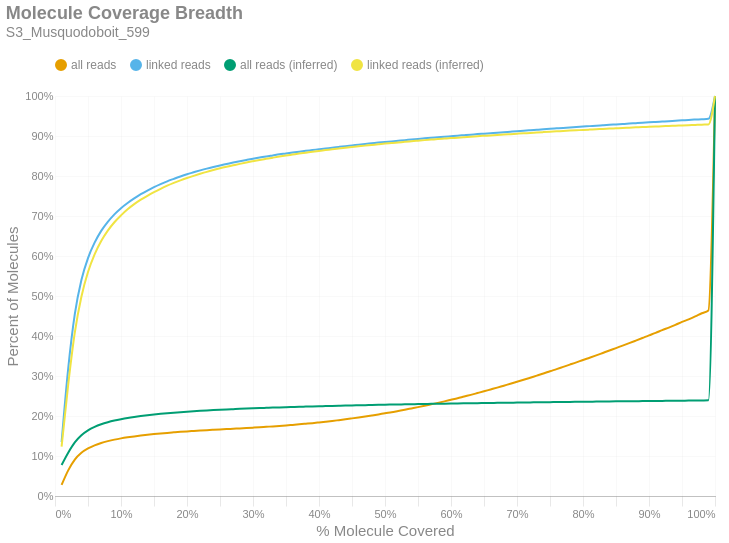

Notebook code cell kept with this figure:
### Markdown cell above
### Molecule Read Coverage
This chart shows molecule coverage breadth as computed by the number of bases aligned to that molecule. In other words, "*how much of each unique long molecule is actually sequenced/aligned?*" Keep in mind there is a distinction between sequences and alignments, since some sequences belonging to a particular molecule may not align well and wouldn't appear in the alignment data. This chart also shows molecule coverage breadth as computed by the *inferred fragment* from which the aligned sequences originate. Unlike read coverage, this calculation takes into account the total insert size, including unsequenced gaps between the forward and reverse reads. Like the previous figures, these are cumulative percents.

### Code cell
if SKIPLR:
    print_html(f"Skipped")
else:
    binned_df = consolidated_hist(valids['coverage_bp'], mask, 0.01, True)
    binned_df_inf = consolidated_hist(valids['coverage_inserts'], mask, 0.01, True)
    binned_df = binned_df.with_columns(pl.lit(binned_df_inf['all reads (cumsum)']).alias('all reads (inferred)'))
    binned_df = binned_df.with_columns(pl.lit(binned_df_inf['linked reads (cumsum)']).alias('linked reads (inferred)'))
    binned_df = binned_df.with_columns(
        (pl.col('bin').cast(pl.Float64) + 0.01).alias('right_edge')
    )

    with SafeRender(binned_df):
        (
            density_plot(binned_df, 'Molecule Coverage Breadth', samplename, 'molcov', ['all reads (inferred)','linked reads (inferred)'])
            .encode(
                #x=alt.X('bin:Q', title="% Molecule Covered").axis(format = '%').scale(padding=0),
                x=alt.X('right_edge:Q', title="% Molecule Covered").axis(format='%').scale(padding=0),
                y=alt.Y('value:Q', title='Percent of Molecules')
                    .axis(format='%')
                    .stack(False)
                    .scale(domainMin=0, padding=0),
                color=alt.Color("key:N").scale(domain = ["all reads", "linked reads", "all reads (inferred)", "linked reads (inferred)"]),
                tooltip = [
                    alt.Tooltip("key:N", title = "Data Type"),
                    alt.Tooltip("range_label:N", title="% Molecule Covered"),
                    alt.Tooltip("value:Q", format = ".2%", title="% Molecules")
                ]
            )
        ).display()

### Figure 1 — Vega-Lite specification as saved in the notebook (floating-point values rounded to 4 significant figures)
{"width": "container", "height": 400, "config": {"title": {"anchor": "start", "dy": -15, "fontSize": 18, "color": "#888888", "subtitleColor": "#888888", "subtitleFontSize": 14}, "arc": {"fill": "#0072B2"}, "axis": {"domainColor": "#888888", "domainWidth": 0.5, "gridWidth": 0.2, "grid": false, "titleFontWeight": 400, "titleFontSize": 15, "labelFontSize": 11, "labelColor": "#888888", "tickColor": "#888888", "tickWidth": 0.2, "titleColor": "#888888"}, "axisBand": {"grid": false}, "axisX": {"grid": true, "tickSize": 10, "domainCap": "round"}, "axisY": {"domain": false, "grid": true, "tickSize": 0, "domainCap": "round"}, "background": "transparent", "header": {"labelFontSize": 15, "labelColor": "#888888", "titleFontSize": 15, "titleFontWeight": 600, "titleColor": "#888888"}, "legend": {"labelFont": "sans-serif", "labelFontSize": 12, "labelColor": "#888888", "symbolSize": 100, "symbolType": "circle", "titleFontSize": 12, "titlePadding": 10, "titleColor": "#888888", "title": null, "orient": "top"}, "range": {"category": ["#E69F00", "#56B4E9", "#009E73", "#F0E442", "#0072B2", "#D55E00", "#CC79A7", "#000000"], "diverging": ["#cfe8f3", "#a2d4ec", "#73bfe2", "#46abdb", "#1696d2", "#12719e"]}, "area": {"fill": "#0072B2", "fillOpacity": 0.7, "line": true, "strokeOpacity": 0.7}, "line": {"color": "#0072B2", "stroke": "#0072B2", "strokeWidth": 2}, "trail": {"color": "#0072B2", "stroke": "#0072B2", "strokeWidth": 0, "size": 1}, "point": {"filled": true, "fillOpacity": 1.0, "size": 95}, "text": {"color": "#888888", "fontSize": 11, "align": "right", "fontWeight": 400, "size": 11}, "bar": {"fill": "#0072B2", "stroke": null}, "view": {"stroke": null, "continuousWidth": 660, "continuousHeight": 400}}, "data": {"name": "data-8cee9f5765111bfa551ba60dbf88db60"}, "mark": {"type": "line", "interpolate": "monotone", "point": {"opacity": 0, "size": 275}}, "encoding": {"color": {"field": "key", "scale": {"domain": ["all reads", "linked reads", "all reads (inferred)", "linked reads (inferred)"]}, "type": "nominal"}, "tooltip": [{"field": "key", "title": "Data Type", "type": "nominal"}, {"field": "range_label", "title": "% Molecule Covered", "type": "nominal"}, {"field": "value", "format": ".2%", "title": "% Molecules", "type": "quantitative"}], "x": {"axis": {"format": "%"}, "field": "right_edge", "scale": {"padding": 0}, "title": "% Molecule Covered", "type": "quantitative"}, "y": {"axis": {"format": "%"}, "field": "value", "scale": {"domainMin": 0, "padding": 0}, "stack": false, "title": "Percent of Molecules", "type": "quantitative"}}, "params": [{"name": "param_c36ac31b6afebe62", "select": {"type": "point", "fields": ["key"]}, "bind": "legend"}], "title": {"text": "Molecule Coverage Breadth", "subtitle": "S3_Musquodoboit_599"}, "transform": [{"fold": ["all reads (cumsum)", "linked reads (cumsum)", "all reads (inferred)", "linked reads (inferred)"]}, {"calculate": "replace(datum.key, ' (cumsum)', '')", "as": "key"}, {"filter": {"param": "param_c36ac31b6afebe62"}}], "usermeta": {"embedOptions": {"downloadFileName": "S3_Musquodoboit_599.molcov"}}, "$schema": "https://vega.github.io/schema/vega-lite/v6.1.0.json", "datasets": {"data-8cee9f5765111bfa551ba60dbf88db60": [{"bin": "0.0", "interval": "0.0-0.01", "all reads": 0.02756, "linked reads": 0.1346, "all reads (cumsum)": 0.02756, "linked reads (cumsum)": 0.1346, "range_label": "0.0-0.01", "all reads (inferred)": 0.0774, "linked reads (inferred)": 0.1232, "right_edge": 0.01}, {"bin": "0.01", "interval": "0.01-0.02", "all reads": 0.03652, "linked reads": 0.1839, "all reads (cumsum)": 0.06407, "linked reads (cumsum)": 0.3186, "range_label": "0.01-0.02", "all reads (inferred)": 0.1082, "linked reads (inferred)": 0.2786, "right_edge": 0.02}, {"bin": "0.02", "interval": "0.02-0.03", "all reads": 0.02693, "linked reads": 0.136, "all reads (cumsum)": 0.09101, "linked reads (cumsum)": 0.4545, "range_label": "0.02-0.03", "all reads (inferred)": 0.134, "linked reads (inferred)": 0.4086, "right_edge": 0.03}, {"bin": "0.03", "interval": "0.03-0.04", "all reads": 0.01698, "linked reads": 0.08525, "all reads (cumsum)": 0.108, "linked reads (cumsum)": 0.5398, "range_label": "0.03-0.04", "all reads (inferred)": 0.1517, "linked reads (inferred)": 0.4982, "right_edge": 0.04}, {"bin": "0.04", "interval": "0.04-0.05", "all reads": 0.01099, "linked reads": 0.05502, "all reads (cumsum)": 0.119, "linked reads (cumsum)": 0.5948, "range_label": "0.04-0.05", "all reads (inferred)": 0.1639, "linked reads (inferred)": 0.5598, "right_edge": 0.05}, {"bin": "0.05", "interval": "0.05-0.06", "all reads": 0.007714, "linked reads": 0.0385, "all reads (cumsum)": 0.1267, "linked reads (cumsum)": 0.6333, "range_label": "0.05-0.06", "all reads (inferred)": 0.1727, "linked reads (inferred)": 0.604, "right_edge": 0.06}, {"bin": "0.06", "interval": "0.06-0.07", "all reads": 0.005922, "linked reads": 0.02955, "all reads (cumsum)": 0.1326, "linked reads (cumsum)": 0.6628, "range_label": "0.06-0.07", "all reads (inferred)": 0.1794, "linked reads (inferred)": 0.6375, "right_edge": 0.07}, {"bin": "0.07", "interval": "0.07-0.08", "all reads": 0.004531, "linked reads": 0.02251, "all reads (cumsum)": 0.1371, "linked reads (cumsum)": 0.6853, "range_label": "0.07-0.08", "all reads (inferred)": 0.1845, "linked reads (inferred)": 0.6634, "right_edge": 0.08}, {"bin": "0.08", "interval": "0.08-0.09", "all reads": 0.003782, "linked reads": 0.01881, "all reads (cumsum)": 0.1409, "linked reads (cumsum)": 0.7042, "range_label": "0.08-0.09", "all reads (inferred)": 0.1887, "linked reads (inferred)": 0.6844, "right_edge": 0.09}, {"bin": "0.09", "interval": "0.09-0.1", "all reads": 0.003113, "linked reads": 0.01547, "all reads (cumsum)": 0.144, "linked reads (cumsum)": 0.7196, "range_label": "0.09-0.1", "all reads (inferred)": 0.1921, "linked reads (inferred)": 0.7015, "right_edge": 0.1}, {"bin": "0.1", "interval": "0.1-0.11", "all reads": 0.002632, "linked reads": 0.01293, "all reads (cumsum)": 0.1467, "linked reads (cumsum)": 0.7326, "range_label": "0.1-0.11", "all reads (inferred)": 0.1951, "linked reads (inferred)": 0.7167, "right_edge": 0.11}, {"bin": "0.11", "interval": "0.11-0.12", "all reads": 0.002324, "linked reads": 0.0114, "all reads (cumsum)": 0.149, "linked reads (cumsum)": 0.744, "range_label": "0.11-0.12", "all reads (inferred)": 0.1977, "linked reads (inferred)": 0.7295, "right_edge": 0.12}, {"bin": "0.12", "interval": "0.12-0.13", "all reads": 0.002127, "linked reads": 0.01047, "all reads (cumsum)": 0.1511, "linked reads (cumsum)": 0.7544, "range_label": "0.12-0.13", "all reads (inferred)": 0.1999, "linked reads (inferred)": 0.7408, "right_edge": 0.13}, {"bin": "0.13", "interval": "0.13-0.14", "all reads": 0.001903, "linked reads": 0.009241, "all reads (cumsum)": 0.153, "linked reads (cumsum)": 0.7637, "range_label": "0.13-0.14", "all reads (inferred)": 0.2019, "linked reads (inferred)": 0.7506, "right_edge": 0.14}, {"bin": "0.14", "interval": "0.14-0.15", "all reads": 0.001733, "linked reads": 0.008406, "all reads (cumsum)": 0.1548, "linked reads (cumsum)": 0.7721, "range_label": "0.14-0.15", "all reads (inferred)": 0.2037, "linked reads (inferred)": 0.7597, "right_edge": 0.15}, {"bin": "0.15", "interval": "0.15-0.16", "all reads": 0.001563, "linked reads": 0.007574, "all reads (cumsum)": 0.1563, "linked reads (cumsum)": 0.7797, "range_label": "0.15-0.16", "all reads (inferred)": 0.2053, "linked reads (inferred)": 0.768, "right_edge": 0.16}, {"bin": "0.16", "interval": "0.16-0.17", "all reads": 0.001451, "linked reads": 0.007007, "all reads (cumsum)": 0.1578, "linked reads (cumsum)": 0.7867, "range_label": "0.16-0.17", "all reads (inferred)": 0.2069, "linked reads (inferred)": 0.7757, "right_edge": 0.17}, {"bin": "0.17", "interval": "0.17-0.18", "all reads": 0.001295, "linked reads": 0.006216, "all reads (cumsum)": 0.1591, "linked reads (cumsum)": 0.7929, "range_label": "0.17-0.18", "all reads (inferred)": 0.2083, "linked reads (inferred)": 0.7828, "right_edge": 0.18}, {"bin": "0.18", "interval": "0.18-0.19", "all reads": 0.001267, "linked reads": 0.006025, "all reads (cumsum)": 0.1603, "linked reads (cumsum)": 0.7989, "range_label": "0.18-0.19", "all reads (inferred)": 0.2096, "linked reads (inferred)": 0.7892, "right_edge": 0.19}, {"bin": "0.19", "interval": "0.19-0.2", "all reads": 0.001176, "linked reads": 0.005483, "all reads (cumsum)": 0.1615, "linked reads (cumsum)": 0.8044, "range_label": "0.19-0.2", "all reads (inferred)": 0.2107, "linked reads (inferred)": 0.795, "right_edge": 0.2}, {"bin": "0.2", "interval": "0.2-0.21", "all reads": 0.00104, "linked reads": 0.004849, "all reads (cumsum)": 0.1626, "linked reads (cumsum)": 0.8092, "range_label": "0.2-0.21", "all reads (inferred)": 0.2118, "linked reads (inferred)": 0.8003, "right_edge": 0.21}, {"bin": "0.21", "interval": "0.21-0.22", "all reads": 0.001024, "linked reads": 0.004784, "all reads (cumsum)": 0.1636, "linked reads (cumsum)": 0.814, "range_label": "0.21-0.22", "all reads (inferred)": 0.2129, "linked reads (inferred)": 0.8055, "right_edge": 0.22}, {"bin": "0.22", "interval": "0.22-0.23", "all reads": 0.0009884, "linked reads": 0.004467, "all reads (cumsum)": 0.1646, "linked reads (cumsum)": 0.8185, "range_label": "0.22-0.23", "all reads (inferred)": 0.2139, "linked reads (inferred)": 0.8104, "right_edge": 0.23}, {"bin": "0.23", "interval": "0.23-0.24", "all reads": 0.0009111, "linked reads": 0.004044, "all reads (cumsum)": 0.1655, "linked reads (cumsum)": 0.8225, "range_label": "0.23-0.24", "all reads (inferred)": 0.2148, "linked reads (inferred)": 0.8149, "right_edge": 0.24}, {"bin": "0.24", "interval": "0.24-0.25", "all reads": 0.0008872, "linked reads": 0.003829, "all reads (cumsum)": 0.1664, "linked reads (cumsum)": 0.8264, "range_label": "0.24-0.25", "all reads (inferred)": 0.2156, "linked reads (inferred)": 0.8192, "right_edge": 0.25}, {"bin": "0.25", "interval": "0.25-0.26", "all reads": 0.0008585, "linked reads": 0.003611, "all reads (cumsum)": 0.1672, "linked reads (cumsum)": 0.83, "range_label": "0.25-0.26", "all reads (inferred)": 0.2164, "linked reads (inferred)": 0.8231, "right_edge": 0.26}, {"bin": "0.26", "interval": "0.26-0.27", "all reads": 0.0008978, "linked reads": 0.003662, "all reads (cumsum)": 0.1681, "linked reads (cumsum)": 0.8336, "range_label": "0.26-0.27", "all reads (inferred)": 0.2171, "linked reads (inferred)": 0.8267, "right_edge": 0.27}, {"bin": "0.27", "interval": "0.27-0.28", "all reads": 0.0008778, "linked reads": 0.003386, "all reads (cumsum)": 0.169, "linked reads (cumsum)": 0.837, "range_label": "0.27-0.28", "all reads (inferred)": 0.2179, "linked reads (inferred)": 0.8303, "right_edge": 0.28}, {"bin": "0.28", "interval": "0.28-0.29", "all reads": 0.0009105, "linked reads": 0.003205, "all reads (cumsum)": 0.1699, "linked reads (cumsum)": 0.8402, "range_label": "0.28-0.29", "all reads (inferred)": 0.2186, "linked reads (inferred)": 0.8338, "right_edge": 0.29}, {"bin": "0.29", "interval": "0.29-0.3", "all reads": 0.0009518, "linked reads": 0.003079, "all reads (cumsum)": 0.1709, "linked reads (cumsum)": 0.8433, "range_label": "0.29-0.3", "all reads (inferred)": 0.2192, "linked reads (inferred)": 0.837, "right_edge": 0.3}, {"bin": "0.3", "interval": "0.3-0.31", "all reads": 0.0009937, "linked reads": 0.002765, "all reads (cumsum)": 0.1719, "linked reads (cumsum)": 0.8461, "range_label": "0.3-0.31", "all reads (inferred)": 0.2199, "linked reads (inferred)": 0.8401, "right_edge": 0.31}, {"bin": "0.31", "interval": "0.31-0.32", "all reads": 0.00111, "linked reads": 0.002881, "all reads (cumsum)": 0.173, "linked reads (cumsum)": 0.849, "range_label": "0.31-0.32", "all reads (inferred)": 0.2204, "linked reads (inferred)": 0.843, "right_edge": 0.32}, {"bin": "0.32", "interval": "0.32-0.33", "all reads": 0.00108, "linked reads": 0.002564, "all reads (cumsum)": 0.174, "linked reads (cumsum)": 0.8515, "range_label": "0.32-0.33", "all reads (inferred)": 0.221, "linked reads (inferred)": 0.8458, "right_edge": 0.33}, {"bin": "0.33", "interval": "0.33-0.34", "all reads": 0.001139, "linked reads": 0.002571, "all reads (cumsum)": 0.1752, "linked reads (cumsum)": 0.8541, "range_label": "0.33-0.34", "all reads (inferred)": 0.2216, "linked reads (inferred)": 0.8485, "right_edge": 0.34}, {"bin": "0.34", "interval": "0.34-0.35", "all reads": 0.001235, "linked reads": 0.002237, "all reads (cumsum)": 0.1764, "linked reads (cumsum)": 0.8563, "range_label": "0.34-0.35", "all reads (inferred)": 0.2221, "linked reads (inferred)": 0.8511, "right_edge": 0.35}, {"bin": "0.35", "interval": "0.35-0.36", "all reads": 0.001368, "linked reads": 0.00236, "all reads (cumsum)": 0.1778, "linked reads (cumsum)": 0.8587, "range_label": "0.35-0.36", "all reads (inferred)": 0.2226, "linked reads (inferred)": 0.8535, "right_edge": 0.36}, {"bin": "0.36", "interval": "0.36-0.37", "all reads": 0.001377, "linked reads": 0.002213, "all reads (cumsum)": 0.1792, "linked reads (cumsum)": 0.8609, "range_label": "0.36-0.37", "all reads (inferred)": 0.2231, "linked reads (inferred)": 0.856, "right_edge": 0.37}, {"bin": "0.37", "interval": "0.37-0.38", "all reads": 0.001488, "linked reads": 0.002046, "all reads (cumsum)": 0.1807, "linked reads (cumsum)": 0.8629, "range_label": "0.37-0.38", "all reads (inferred)": 0.2235, "linked reads (inferred)": 0.8582, "right_edge": 0.38}, {"bin": "0.38", "interval": "0.38-0.39", "all reads": 0.001523, "linked reads": 0.001944, "all reads (cumsum)": 0.1822, "linked reads (cumsum)": 0.8649, "range_label": "0.38-0.39", "all reads (inferred)": 0.224, "linked reads (inferred)": 0.8605, "right_edge": 0.39}, {"bin": "0.39", "interval": "0.39-0.4", "all reads": 0.001729, "linked reads": 0.001991, "all reads (cumsum)": 0.1839, "linked reads (cumsum)": 0.8669, "range_label": "0.39-0.4", "all reads (inferred)": 0.2244, "linked reads (inferred)": 0.8627, "right_edge": 0.4}, {"bin": "0.4", "interval": "0.4-0.41", "all reads": 0.001783, "linked reads": 0.001954, "all reads (cumsum)": 0.1857, "linked reads (cumsum)": 0.8688, "range_label": "0.4-0.41", "all reads (inferred)": 0.2248, "linked reads (inferred)": 0.8647, "right_edge": 0.41}, {"bin": "0.41", "interval": "0.41-0.42", "all reads": 0.001878, "linked reads": 0.001862, "all reads (cumsum)": 0.1876, "linked reads (cumsum)": 0.8707, "range_label": "0.41-0.42", "all reads (inferred)": 0.2253, "linked reads (inferred)": 0.8668, "right_edge": 0.42}, {"bin": "0.42", "interval": "0.42-0.43", "all reads": 0.002086, "linked reads": 0.002043, "all reads (cumsum)": 0.1897, "linked reads (cumsum)": 0.8727, "range_label": "0.42-0.43", "all reads (inferred)": 0.2257, "linked reads (inferred)": 0.8688, "right_edge": 0.43}, {"bin": "0.43", "interval": "0.43-0.44", "all reads": 0.002117, "linked reads": 0.001964, "all reads (cumsum)": 0.1918, "linked reads (cumsum)": 0.8747, "range_label": "0.43-0.44", "all reads (inferred)": 0.2261, "linked reads (inferred)": 0.8708, "right_edge": 0.44}, {"bin": "0.44", "interval": "0.44-0.45", "all reads": 0.002278, "linked reads": 0.001783, "all reads (cumsum)": 0.194, "linked reads (cumsum)": 0.8765, "range_label": "0.44-0.45", "all reads (inferred)": 0.2265, "linked reads (inferred)": 0.8725, "right_edge": 0.45}, {"bin": "0.45", "interval": "0.45-0.46", "all reads": 0.002326, "linked reads": 0.001835, "all reads (cumsum)": 0.1964, "linked reads (cumsum)": 0.8783, "range_label": "0.45-0.46", "all reads (inferred)": 0.2268, "linked reads (inferred)": 0.8742, "right_edge": 0.46}, {"bin": "0.46", "interval": "0.46-0.47", "all reads": 0.002399, "linked reads": 0.001766, "all reads (cumsum)": 0.1988, "linked reads (cumsum)": 0.8801, "range_label": "0.46-0.47", "all reads (inferred)": 0.2272, "linked reads (inferred)": 0.8759, "right_edge": 0.47}, {"bin": "0.47", "interval": "0.47-0.48", "all reads": 0.002506, "linked reads": 0.001664, "all reads (cumsum)": 0.2013, "linked reads (cumsum)": 0.8818, "range_label": "0.47-0.48", "all reads (inferred)": 0.2275, "linked reads (inferred)": 0.8776, "right_edge": 0.48}, {"bin": "0.48", "interval": "0.48-0.49", "all reads": 0.002645, "linked reads": 0.001702, "all reads (cumsum)": 0.2039, "linked reads (cumsum)": 0.8835, "range_label": "0.48-0.49", "all reads (inferred)": 0.2279, "linked reads (inferred)": 0.8794, "right_edge": 0.49}, {"bin": "0.49", "interval": "0.49-0.5", "all reads": 0.002944, "linked reads": 0.001562, "all reads (cumsum)": 0.2069, "linked reads (cumsum)": 0.885, "range_label": "0.49-0.5", "all reads (inferred)": 0.2282, "linked reads (inferred)": 0.881, "right_edge": 0.5}, {"bin": "0.5", "interval": "0.5-0.51", "all reads": 0.002632, "linked reads": 0.001442, "all reads (cumsum)": 0.2095, "linked reads (cumsum)": 0.8865, "range_label": "0.5-0.51", "all reads (inferred)": 0.2285, "linked reads (inferred)": 0.8824, "right_edge": 0.51}, {"bin": "0.51", "interval": "0.51-0.52", "all reads": 0.003092, "linked reads": 0.001586, "all reads (cumsum)": 0.2126, "linked reads (cumsum)": 0.888, "range_label": "0.51-0.52", "all reads (inferred)": 0.2288, "linked reads (inferred)": 0.8839, "right_edge": 0.52}, {"bin": "0.52", "interval": "0.52-0.53", "all reads": 0.003065, "linked reads": 0.001592, "all reads (cumsum)": 0.2157, "linked reads (cumsum)": 0.8896, "range_label": "0.52-0.53", "all reads (inferred)": 0.2292, "linked reads (inferred)": 0.8854, "right_edge": 0.53}, {"bin": "0.53", "interval": "0.53-0.54", "all reads": 0.003244, "linked reads": 0.001419, "all reads (cumsum)": 0.2189, "linked reads (cumsum)": 0.8911, "range_label": "0.53-0.54", "all reads (inferred)": 0.2295, "linked reads (inferred)": 0.8869, "right_edge": 0.54}, {"bin": "0.54", "interval": "0.54-0.55", "all reads": 0.003255, "linked reads": 0.00163, "all reads (cumsum)": 0.2222, "linked reads (cumsum)": 0.8927, "range_label": "0.54-0.55", "all reads (inferred)": 0.2298, "linked reads (inferred)": 0.8883, "right_edge": 0.55}, {"bin": "0.55", "interval": "0.55-0.56", "all reads": 0.003453, "linked reads": 0.001419, "all reads (cumsum)": 0.2256, "linked reads (cumsum)": 0.8941, "range_label": "0.55-0.56", "all reads (inferred)": 0.2301, "linked reads (inferred)": 0.8897, "right_edge": 0.56}, {"bin": "0.56", "interval": "0.56-0.57", "all reads": 0.003589, "linked reads": 0.001384, "all reads (cumsum)": 0.2292, "linked reads (cumsum)": 0.8955, "range_label": "0.56-0.57", "all reads (inferred)": 0.2303, "linked reads (inferred)": 0.891, "right_edge": 0.57}, {"bin": "0.57", "interval": "0.57-0.58", "all reads": 0.003605, "linked reads": 0.00135, "all reads (cumsum)": 0.2328, "linked reads (cumsum)": 0.8968, "range_label": "0.57-0.58", "all reads (inferred)": 0.2306, "linked reads (inferred)": 0.8923, "right_edge": 0.58}, {"bin": "0.58", "interval": "0.58-0.59", "all reads": 0.003778, "linked reads": 0.001367, "all reads (cumsum)": 0.2366, "linked reads (cumsum)": 0.8982, "range_label": "0.58-0.59", "all reads (inferred)": 0.2309, "linked reads (inferred)": 0.8935, "right_edge": 0.59}, {"bin": "0.59", "interval": "0.59-0.6", "all reads": 0.003935, "linked reads": 0.001333, "all reads (cumsum)": 0.2405, "linked reads (cumsum)": 0.8995, "range_label": "0.59-0.6", "all reads (inferred)": 0.2311, "linked reads (inferred)": 0.8947, "right_edge": 0.6}, {"bin": "0.6", "interval": "0.6-0.61", "all reads": 0.003934, "linked reads": 0.001337, "all reads (cumsum)": 0.2444, "linked reads (cumsum)": 0.9009, "range_label": "0.6-0.61", "all reads (inferred)": 0.2314, "linked reads (inferred)": 0.8958, "right_edge": 0.61}, {"bin": "0.61", "interval": "0.61-0.62", "all reads": 0.004259, "linked reads": 0.001248, "all reads (cumsum)": 0.2487, "linked reads (cumsum)": 0.9021, "range_label": "0.61-0.62", "all reads (inferred)": 0.2316, "linked reads (inferred)": 0.897, "right_edge": 0.62}, {"bin": "0.62", "interval": "0.62-0.63", "all reads": 0.004155, "linked reads": 0.001258, "all reads (cumsum)": 0.2529, "linked reads (cumsum)": 0.9034, "range_label": "0.62-0.63", "all reads (inferred)": 0.2319, "linked reads (inferred)": 0.8983, "right_edge": 0.63}, {"bin": "0.63", "interval": "0.63-0.64", "all reads": 0.004426, "linked reads": 0.00133, "all reads (cumsum)": 0.2573, "linked reads (cumsum)": 0.9047, "range_label": "0.63-0.64", "all reads (inferred)": 0.2322, "linked reads (inferred)": 0.8995, "right_edge": 0.64}, {"bin": "0.64", "interval": "0.64-0.65", "all reads": 0.004456, "linked reads": 0.001217, "all reads (cumsum)": 0.2617, "linked reads (cumsum)": 0.9059, "range_label": "0.64-0.65", "all reads (inferred)": 0.2324, "linked reads (inferred)": 0.9005, "right_edge": 0.65}, {"bin": "0.65", "interval": "0.65-0.66", "all reads": 0.004604, "linked reads": 0.001234, "all reads (cumsum)": 0.2663, "linked reads (cumsum)": 0.9072, "range_label": "0.65-0.66", "all reads (inferred)": 0.2326, "linked reads (inferred)": 0.9015, "right_edge": 0.66}, {"bin": "0.66", "interval": "0.66-0.67", "all reads": 0.004593, "linked reads": 0.001255, "all reads (cumsum)": 0.2709, "linked reads (cumsum)": 0.9084, "range_label": "0.66-0.67", "all reads (inferred)": 0.2329, "linked reads (inferred)": 0.9027, "right_edge": 0.67}, {"bin": "0.67", "interval": "0.67-0.68", "all reads": 0.004831, "linked reads": 0.001173, "all reads (cumsum)": 0.2758, "linked reads (cumsum)": 0.9096, "range_label": "0.67-0.68", "all reads (inferred)": 0.2331, "linked reads (inferred)": 0.9036, "right_edge": 0.68}, {"bin": "0.68", "interval": "0.68-0.69", "all reads": 0.004741, "linked reads": 0.001224, "all reads (cumsum)": 0.2805, "linked reads (cumsum)": 0.9108, "range_label": "0.68-0.69", "all reads (inferred)": 0.2333, "linked reads (inferred)": 0.9046, "right_edge": 0.69}, {"bin": "0.69", "interval": "0.69-0.7", "all reads": 0.004997, "linked reads": 0.001207, "all reads (cumsum)": 0.2855, "linked reads (cumsum)": 0.912, "range_label": "0.69-0.7", "all reads (inferred)": 0.2335, "linked reads (inferred)": 0.9057, "right_edge": 0.7}, {"bin": "0.7", "interval": "0.7-0.71", "all reads": 0.004968, "linked reads": 0.001071, "all reads (cumsum)": 0.2905, "linked reads (cumsum)": 0.9131, "range_label": "0.7-0.71", "all reads (inferred)": 0.2337, "linked reads (inferred)": 0.9067, "right_edge": 0.71}, {"bin": "0.71", "interval": "0.71-0.72", "all reads": 0.005222, "linked reads": 0.001224, "all reads (cumsum)": 0.2957, "linked reads (cumsum)": 0.9143, "range_label": "0.71-0.72", "all reads (inferred)": 0.234, "linked reads (inferred)": 0.9077, "right_edge": 0.72}, {"bin": "0.72", "interval": "0.72-0.73", "all reads": 0.005326, "linked reads": 0.001269, "all reads (cumsum)": 0.301, "linked reads (cumsum)": 0.9156, "range_label": "0.72-0.73", "all reads (inferred)": 0.2342, "linked reads (inferred)": 0.9087, "right_edge": 0.73}, {"bin": "0.73", "interval": "0.73-0.74", "all reads": 0.005204, "linked reads": 0.001251, "all reads (cumsum)": 0.3062, "linked reads (cumsum)": 0.9168, "range_label": "0.73-0.74", "all reads (inferred)": 0.2344, "linked reads (inferred)": 0.9097, "right_edge": 0.74}, {"bin": "0.74", "interval": "0.74-0.75", "all reads": 0.005693, "linked reads": 0.001187, "all reads (cumsum)": 0.3119, "linked reads (cumsum)": 0.918, "range_label": "0.74-0.75", "all reads (inferred)": 0.2346, "linked reads (inferred)": 0.9107, "right_edge": 0.75}, {"bin": "0.75", "interval": "0.75-0.76", "all reads": 0.005352, "linked reads": 0.001084, "all reads (cumsum)": 0.3173, "linked reads (cumsum)": 0.9191, "range_label": "0.75-0.76", "all reads (inferred)": 0.2348, "linked reads (inferred)": 0.9116, "right_edge": 0.76}, {"bin": "0.76", "interval": "0.76-0.77", "all reads": 0.005595, "linked reads": 0.001088, "all reads (cumsum)": 0.3229, "linked reads (cumsum)": 0.9202, "range_label": "0.76-0.77", "all reads (inferred)": 0.235, "linked reads (inferred)": 0.9126, "right_edge": 0.77}, {"bin": "0.77", "interval": "0.77-0.78", "all reads": 0.005551, "linked reads": 0.001193, "all reads (cumsum)": 0.3284, "linked reads (cumsum)": 0.9214, "range_label": "0.77-0.78", "all reads (inferred)": 0.2353, "linked reads (inferred)": 0.9135, "right_edge": 0.78}, {"bin": "0.78", "interval": "0.78-0.79", "all reads": 0.005628, "linked reads": 0.00104, "all reads (cumsum)": 0.334, "linked reads (cumsum)": 0.9224, "range_label": "0.78-0.79", "all reads (inferred)": 0.2354, "linked reads (inferred)": 0.9144, "right_edge": 0.79}, {"bin": "0.79", "interval": "0.79-0.8", "all reads": 0.006036, "linked reads": 0.00119, "all reads (cumsum)": 0.3401, "linked reads (cumsum)": 0.9236, "range_label": "0.79-0.8", "all reads (inferred)": 0.2356, "linked reads (inferred)": 0.9151, "right_edge": 0.8}, {"bin": "0.8", "interval": "0.8-0.81", "all reads": 0.005644, "linked reads": 0.001064, "all reads (cumsum)": 0.3457, "linked reads (cumsum)": 0.9247, "range_label": "0.8-0.81", "all reads (inferred)": 0.2358, "linked reads (inferred)": 0.916, "right_edge": 0.81}, {"bin": "0.81", "interval": "0.81-0.82", "all reads": 0.005865, "linked reads": 0.001176, "all reads (cumsum)": 0.3516, "linked reads (cumsum)": 0.9259, "range_label": "0.81-0.82", "all reads (inferred)": 0.236, "linked reads (inferred)": 0.9169, "right_edge": 0.82}, {"bin": "0.82", "interval": "0.82-0.83", "all reads": 0.006048, "linked reads": 0.0009684, "all reads (cumsum)": 0.3576, "linked reads (cumsum)": 0.9268, "range_label": "0.82-0.83", "all reads (inferred)": 0.2362, "linked reads (inferred)": 0.9177, "right_edge": 0.83}, {"bin": "0.83", "interval": "0.83-0.84", "all reads": 0.006029, "linked reads": 0.001003, "all reads (cumsum)": 0.3637, "linked reads (cumsum)": 0.9278, "range_label": "0.83-0.84", "all reads (inferred)": 0.2364, "linked reads (inferred)": 0.9186, "right_edge": 0.84}, {"bin": "0.84", "interval": "0.84-0.85", "all reads": 0.00616, "linked reads": 0.001091, "all reads (cumsum)": 0.3698, "linked reads (cumsum)": 0.9289, "range_label": "0.84-0.85", "all reads (inferred)": 0.2366, "linked reads (inferred)": 0.9194, "right_edge": 0.85}, {"bin": "0.85", "interval": "0.85-0.86", "all reads": 0.00606, "linked reads": 0.001057, "all reads (cumsum)": 0.3759, "linked reads (cumsum)": 0.93, "range_label": "0.85-0.86", "all reads (inferred)": 0.2368, "linked reads (inferred)": 0.9202, "right_edge": 0.86}, {"bin": "0.86", "interval": "0.86-0.87", "all reads": 0.006206, "linked reads": 0.001047, "all reads (cumsum)": 0.3821, "linked reads (cumsum)": 0.931, "range_label": "0.86-0.87", "all reads (inferred)": 0.2369, "linked reads (inferred)": 0.9209, "right_edge": 0.87}, {"bin": "0.87", "interval": "0.87-0.88", "all reads": 0.006401, "linked reads": 0.0009821, "all reads (cumsum)": 0.3885, "linked reads (cumsum)": 0.932, "range_label": "0.87-0.88", "all reads (inferred)": 0.2371, "linked reads (inferred)": 0.9216, "right_edge": 0.88}, {"bin": "0.88", "interval": "0.88-0.89", "all reads": 0.006473, "linked reads": 0.001006, "all reads (cumsum)": 0.395, "linked reads (cumsum)": 0.933, "range_label": "0.88-0.89", "all reads (inferred)": 0.2372, "linked reads (inferred)": 0.9222, "right_edge": 0.89}, {"bin": "0.89", "interval": "0.89-0.9", "all reads": 0.006612, "linked reads": 0.001159, "all reads (cumsum)": 0.4016, "linked reads (cumsum)": 0.9342, "range_label": "0.89-0.9", "all reads (inferred)": 0.2374, "linked reads (inferred)": 0.923, "right_edge": 0.9}, {"bin": "0.9", "interval": "0.9-0.91", "all reads": 0.006206, "linked reads": 0.0009582, "all reads (cumsum)": 0.4078, "linked reads (cumsum)": 0.9351, "range_label": "0.9-0.91", "all reads (inferred)": 0.2376, "linked reads (inferred)": 0.9237, "right_edge": 0.91}, {"bin": "0.91", "interval": "0.91-0.92", "all reads": 0.006982, "linked reads": 0.0009412, "all reads (cumsum)": 0.4148, "linked reads (cumsum)": 0.9361, "range_label": "0.91-0.92", "all reads (inferred)": 0.2377, "linked reads (inferred)": 0.9244, "right_edge": 0.92}, {"bin": "0.92", "interval": "0.92-0.93", "all reads": 0.006193, "linked reads": 0.0009446, "all reads (cumsum)": 0.421, "linked reads (cumsum)": 0.937, "range_label": "0.92-0.93", "all reads (inferred)": 0.2379, "linked reads (inferred)": 0.9251, "right_edge": 0.93}, {"bin": "0.93", "interval": "0.93-0.94", "all reads": 0.006758, "linked reads": 0.001078, "all reads (cumsum)": 0.4277, "linked reads (cumsum)": 0.9381, "range_label": "0.93-0.94", "all reads (inferred)": 0.2381, "linked reads (inferred)": 0.9258, "right_edge": 0.94}, {"bin": "0.94", "interval": "0.94-0.95", "all reads": 0.007526, "linked reads": 0.0009855, "all reads (cumsum)": 0.4352, "linked reads (cumsum)": 0.9391, "range_label": "0.94-0.95", "all reads (inferred)": 0.2382, "linked reads (inferred)": 0.9265, "right_edge": 0.95}, {"bin": "0.95", "interval": "0.95-0.96", "all reads": 0.00629, "linked reads": 0.001098, "all reads (cumsum)": 0.4415, "linked reads (cumsum)": 0.9402, "range_label": "0.95-0.96", "all reads (inferred)": 0.2385, "linked reads (inferred)": 0.9271, "right_edge": 0.96}, {"bin": "0.96", "interval": "0.96-0.97", "all reads": 0.007297, "linked reads": 0.0008968, "all reads (cumsum)": 0.4488, "linked reads (cumsum)": 0.9411, "range_label": "0.96-0.97", "all reads (inferred)": 0.2387, "linked reads (inferred)": 0.9277, "right_edge": 0.97}, {"bin": "0.97", "interval": "0.97-0.98", "all reads": 0.007974, "linked reads": 0.0008252, "all reads (cumsum)": 0.4568, "linked reads (cumsum)": 0.9419, "range_label": "0.97-0.98", "all reads (inferred)": 0.2389, "linked reads (inferred)": 0.9284, "right_edge": 0.98}, {"bin": "0.98", "interval": "0.98-0.99", "all reads": 0.007105, "linked reads": 0.0009412, "all reads (cumsum)": 0.4639, "linked reads (cumsum)": 0.9428, "range_label": "0.98-0.99", "all reads (inferred)": 0.2391, "linked reads (inferred)": 0.9288, "right_edge": 0.99}, {"bin": "0.99", "interval": "0.99-1.0", "all reads": 0.5361, "linked reads": 0.05716, "all reads (cumsum)": 1.0, "linked reads (cumsum)": 1.0, "range_label": "0.99-1.0", "all reads (inferred)": 1.0, "linked reads (inferred)": 1.0, "right_edge": 1.0}]}}
